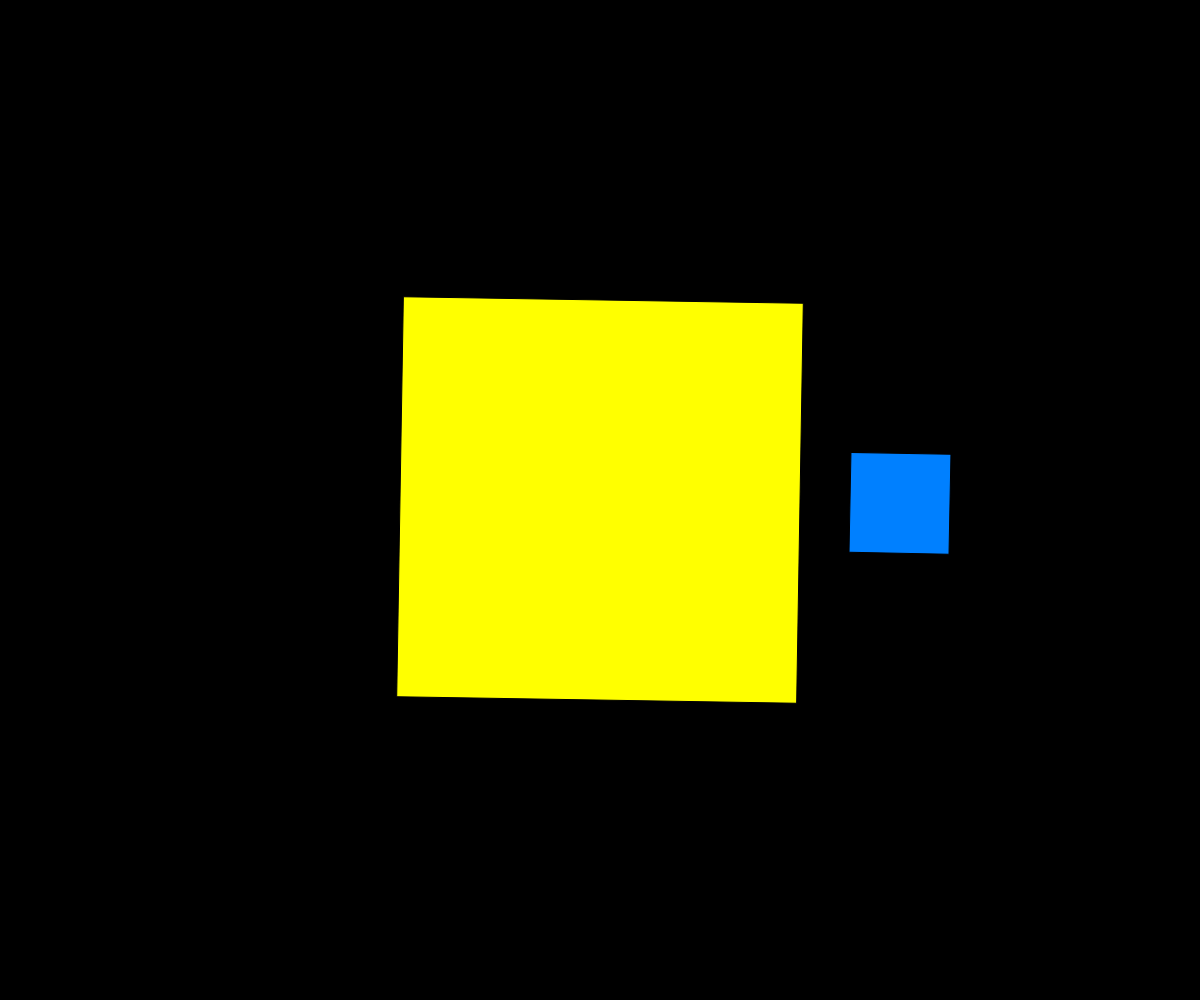
Frame 1 (no input)
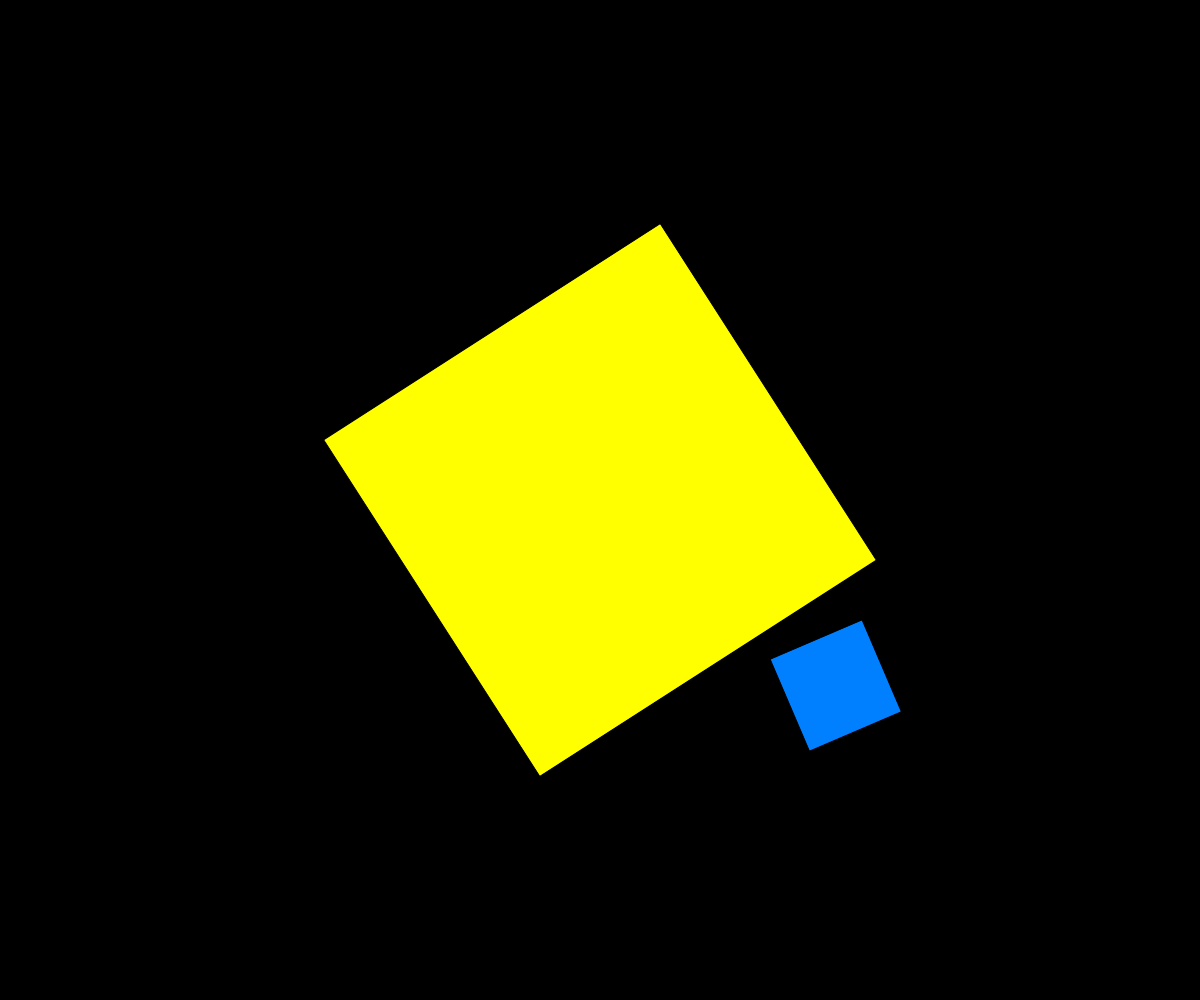
Frame 60 (no input)
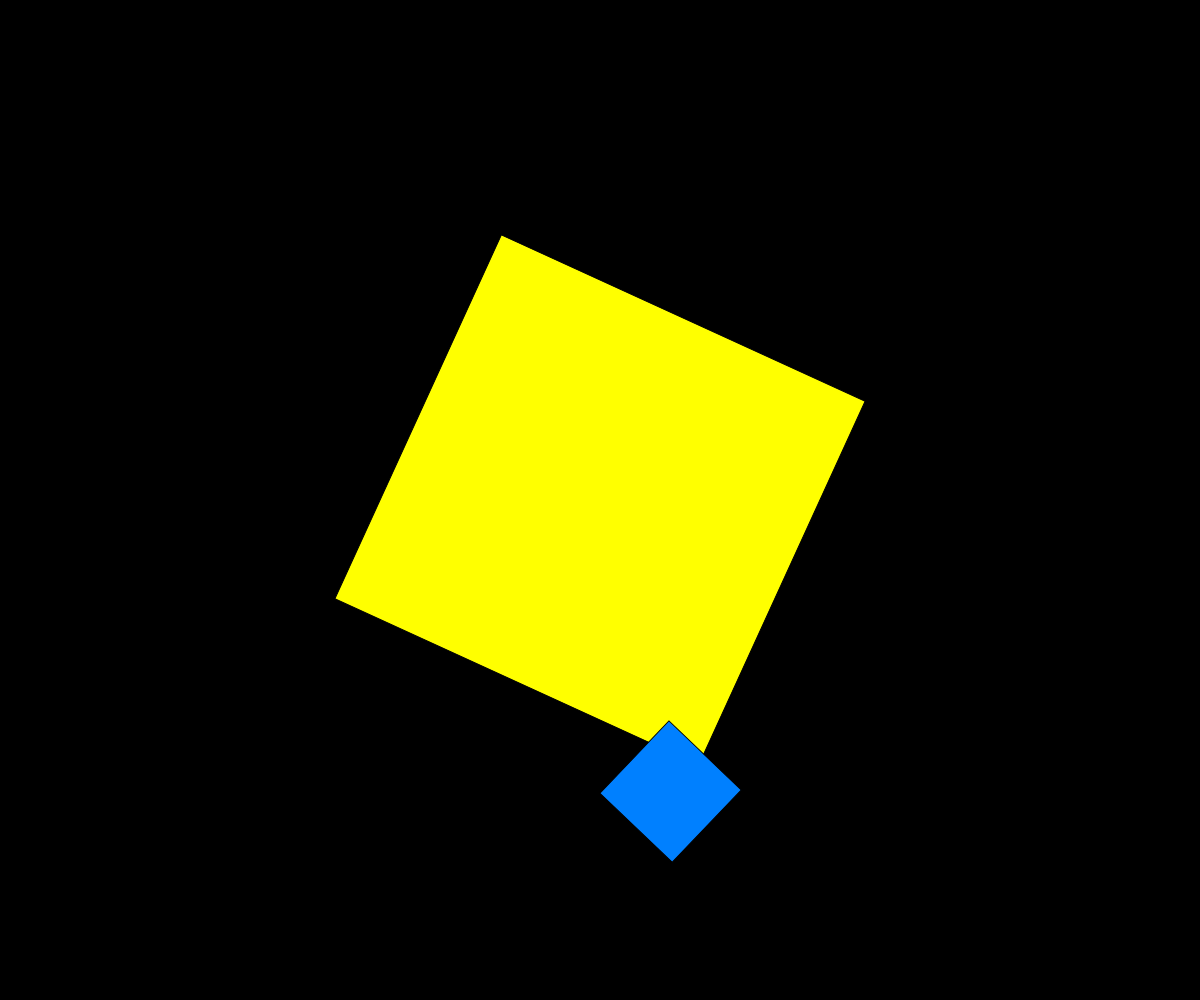
Frame 120 (the mouse pressed at the canvas centre since frame 60)

The p5.js sketch that drew these frames (run headless with seeded random() and noise() and a simulated clock; from frame 60 on, the mouse is pressed at the canvas centre):

// p5.js sketch
// ── sketch.js
function setup() {
  // put setup code here
  createCanvas(windowWidth, windowHeight);
  
  rectMode(CENTER);
  
}

function draw() {
  // put drawing code here
  background(0);
  translate(width/2, height/2);

  push();//recSoleil
  rotate( millis() / 1000 );
  fill(255, 255, 0);
  rect(0, 0, 400, 400);
  pop();

  push();//recTerre
  rotate( millis() / 1500)
  translate(300, 0);
  rotate( millis() / 2000)
  fill(0, 128, 255);
  rect(0, 0, 100, 100);
  //recLune
  // translate(200, 0);
  // rotate( millis() / 4000)
  // fill(128);
  // rect(0, 0, 50, 50);
  pop();



}
